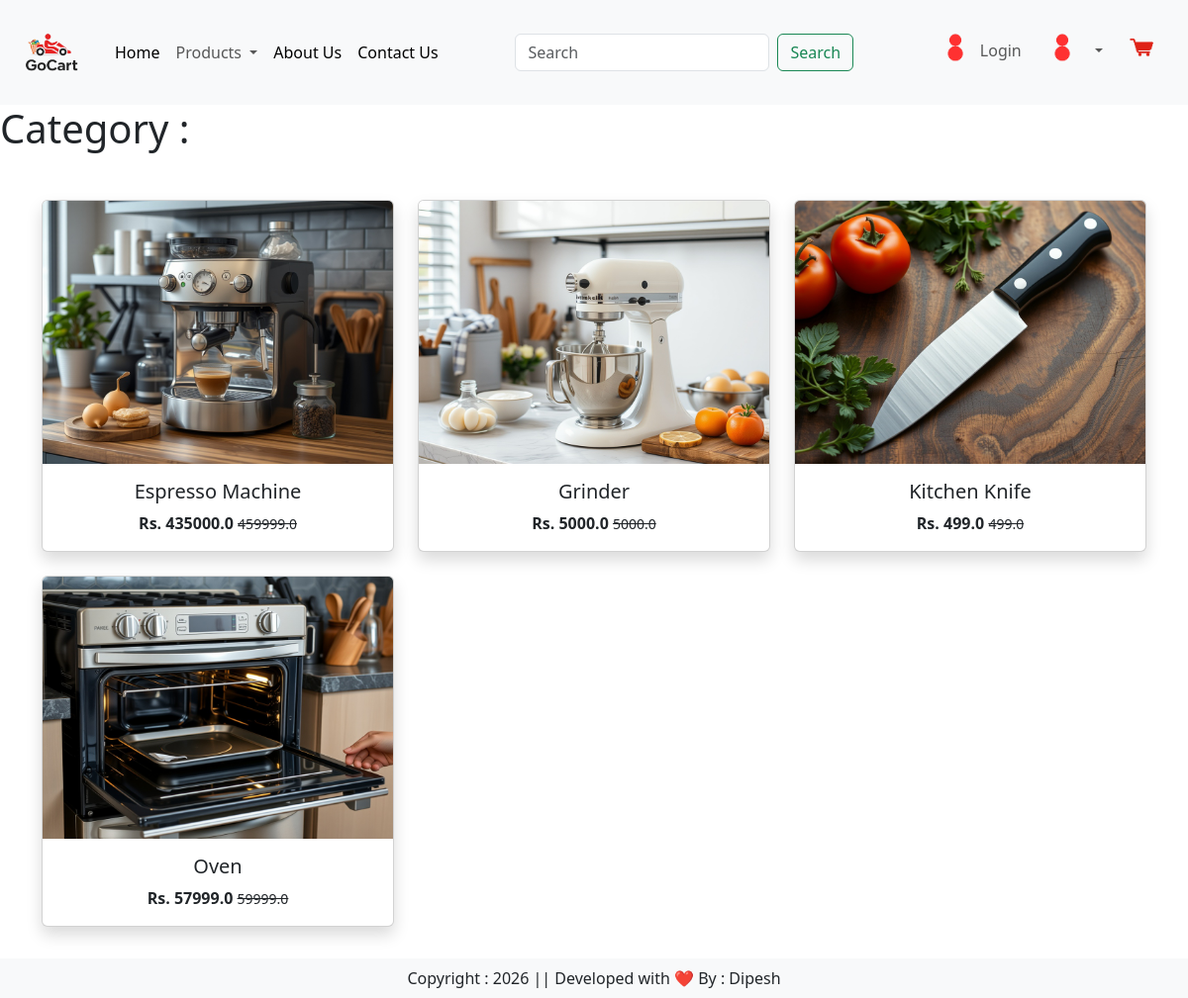
The app's page /gocart/category/k with its own data.
### goCart/models.py (models this page shows, shortened)
class Product(models.Model):
    title = models.CharField(max_length=100)
    selling_price = models.FloatField()
    discounted_price = models.FloatField()
    description = models.TextField()
    prodapp = models.TextField(default='')
    category = models.CharField(choices=CATEGORY_CHOICES , max_length=2)
    product_image = models.ImageField(upload_to='product/')
    class Meta:
        ordering = ['title']

### goCart/views.py (the view)
# urls.py: path('category/<slug:val>', views.CategoryView.as_view(), name='category'),
class CategoryView(View):
    def get(self,request,val):
        product = Product.objects.filter(category = val)
        return render(request, 'goCart/category.html',locals())

### goCart/templates/goCart/category.html (shortened to what this page needs)
{% extends "goCart/base.html" %}
{% load static %}
{% block main-content %}
<h1>Category :</h1>
<div class="container text-center">
    <div class="row mt-5">
        {% for item in product %}
        <div class=" col-lg-4 col-md-6 mb-4">
            <a href="#">
                <div class="card project-card h-100 shadow">
                    <img src="{{item.product_image.url}}" class="card-img-top">
                    <div class="card-body">
                        <h5>{{ item.title }}</h5>
                        <div class="fw-bold">
                            Rs. {{item.discounted_price}}
                            <small class="fw-light text-decoration-line-through">{{ item.selling_price}}
                            </small>
                        </div>
                    </div>
                </div>
            </a>
        </div>
        {% endfor %}
    </div>
</div>
{% endblock main-content %}

### goCart/static/goCart/css/style.css (style rules this page uses)
html, body { text-decoration: none; margin: 0; padding: 0; }
a { text-decoration: none; }

### records on screen
Product: product_image (picture), title "Espresso Machine", discounted_price "435000.0", selling_price "459999.0"
Product: product_image (picture), title "Grinder", discounted_price "5000.0", selling_price "5000.0"
Product: product_image (picture), title "Kitchen Knife", discounted_price "499.0", selling_price "499.0"
Product: product_image (picture), title "Oven", discounted_price "57999.0", selling_price "59999.0"
